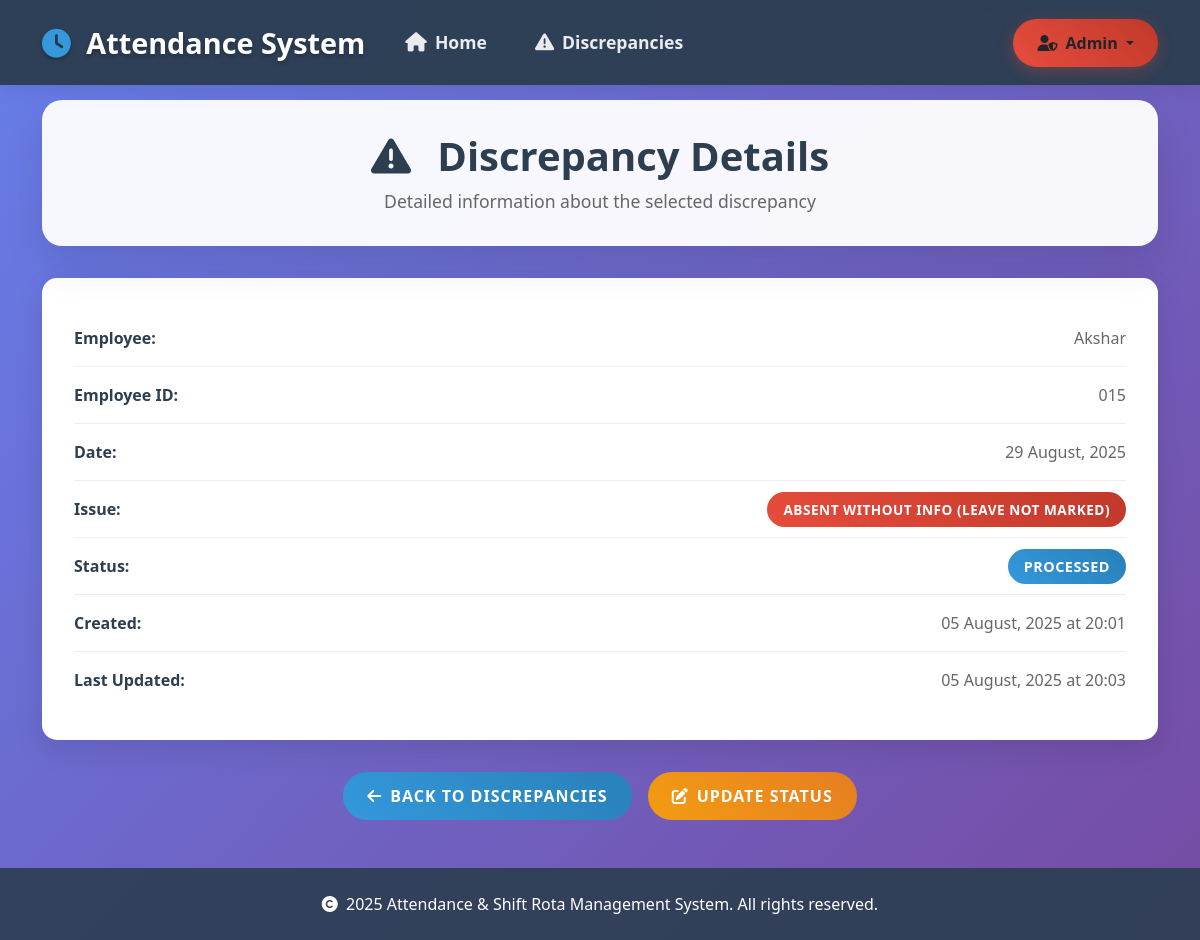
Screenshot of /exception/21/details (signed in) with the database file from the repository.
### Sarthak-final-main/models.py (models this page shows)
class Employee(db.Model):
    id = db.Column(db.Integer, primary_key=True)
    emp_id = db.Column(db.String(20), unique=True, nullable=False)
    name = db.Column(db.String(100), nullable=False)
    designation = db.Column(db.String(100))
    location = db.Column(db.String(100))
    department = db.Column(db.String(100))
    grade = db.Column(db.String(50))
    status = db.Column(db.String(20), default='active')

class ExceptionReport(db.Model):
    id = db.Column(db.Integer, primary_key=True)
    employee_id = db.Column(db.Integer, db.ForeignKey('employee.id'))
    date = db.Column(db.Date, nullable=False)
    issue = db.Column(db.String(200))
    status = db.Column(db.String(20), default='pending')  # pending, processed, resolved
    notes = db.Column(db.Text)  # For admin comments/notes
    created_at = db.Column(db.DateTime, default=db.func.current_timestamp())
    updated_at = db.Column(db.DateTime, default=db.func.current_timestamp(), onupdate=db.func.current_timestamp())

### Sarthak-final-main/app.py (the view)
@app.route('/exception/<int:exception_id>/details')
@admin_required
def exception_details(exception_id):
    exception = db.session.query(ExceptionReport, Employee).join(
        Employee, ExceptionReport.employee_id==Employee.id
    ).filter(ExceptionReport.id == exception_id).first_or_404()
    return render_template('exception_details.html', exception=exception)

### Sarthak-final-main/app.py (called while the page is built)
def admin_required(f):
    from functools import wraps
    @wraps(f)
    def decorated_function(*args, **kwargs):
        if not session.get('admin'):
            flash('Admin login required.', 'danger')
            return redirect(url_for('admin_login'))
        login_time = session.get('login_time')
        if login_time:
            try:
                login_datetime = datetime.fromisoformat(login_time)
                if datetime.now() - login_datetime > timedelta(hours=8):
                    session.clear()
                    flash('Session expired. Please login again.', 'warning')
                    return redirect(url_for('admin_login'))
            except ValueError:
                pass  # If login_time is invalid, continue
        return f(*args, **kwargs)
    return decorated_function

def is_admin_logged_in():
    return session.get('admin', False)

### Sarthak-final-main/templates/exception_details.html (shortened to what this page needs)
<!DOCTYPE html>
<html lang="en">
<head>
    <link href="https://cdn.jsdelivr.net/npm/bootstrap@5.3.0/dist/css/bootstrap.min.css" rel="stylesheet">
    <link href="https://cdnjs.cloudflare.com/ajax/libs/font-awesome/6.4.0/css/all.min.css" rel="stylesheet">
</head>
<body>
    <nav class="navbar navbar-expand-lg navbar-dark fixed-top">
        <div class="container">
            <a class="navbar-brand" href="/">
                <i class="fas fa-clock"></i>
                Attendance System
            </a>
            <div class="collapse navbar-collapse" id="navbarNav">
                <ul class="navbar-nav me-auto mb-2 mb-lg-0">
                    <li class="nav-item">
                        <a class="nav-link" href="/">
                            <i class="fas fa-home"></i>Home
                        </a>
                    </li>
                    <li class="nav-item">
                        <a class="nav-link" href="/exceptions">
                            <i class="fas fa-exclamation-triangle"></i>Discrepancies
                        </a>
                    </li>
                </ul>
                {% if is_admin_logged_in() %}
                    <div class="dropdown">
                        <button class="btn btn-admin dropdown-toggle" type="button" id="adminDropdown" data-bs-toggle="dropdown" aria-expanded="false">
                            <i class="fas fa-user-shield"></i>Admin
                        </button>
                    </div>
                {% else %}
                    <a href="/admin/login" class="btn btn-admin">
                        <i class="fas fa-user-shield"></i>Admin Login
                    </a>
                {% endif %}
            </div>
        </div>
    </nav>
    <div class="container" style="margin-top: 100px;">
        <div class="page-header">
            <h1 class="page-title">
                <i class="fas fa-exclamation-triangle me-3"></i>
                Discrepancy Details
            </h1>
            <p class="page-subtitle">
                Detailed information about the selected discrepancy
            </p>
        </div>
        <div class="detail-card">
            <div class="detail-row">
                <span class="detail-label">Employee:</span>
                <span class="detail-value">{{ exception[1].name }}</span>
            </div>
            <div class="detail-row">
                <span class="detail-label">Employee ID:</span>
                <span class="detail-value">{{ exception[1].emp_id }}</span>
            </div>
            <div class="detail-row">
                <span class="detail-label">Date:</span>
                <span class="detail-value">{{ exception[0].date.strftime('%d %B, %Y') }}</span>
            </div>
            <div class="detail-row">
                <span class="detail-label">Issue:</span>
                <span class="detail-value">
                    {% if 'Late' in exception[0].issue %}
                        <span class="issue-badge issue-late">{{ exception[0].issue }}</span>
                    {% elif 'Absent' in exception[0].issue %}
                        <span class="issue-badge issue-absent">{{ exception[0].issue }}</span>
                    {% elif 'mismatch' in exception[0].issue %}
                        <span class="issue-badge issue-mismatch">{{ exception[0].issue }}</span>
                    {% else %}
                        <span class="issue-badge issue-general">{{ exception[0].issue }}</span>
                    {% endif %}
                </span>
            </div>
            <div class="detail-row">
                <span class="detail-label">Status:</span>
                <span class="detail-value">
                    <span class="status-badge status-{{ exception[0].status }}">
                        {{ exception[0].status.title() }}
                    </span>
                </span>
            </div>
            <div class="detail-row">
                <span class="detail-label">Created:</span>
                <span class="detail-value">{{ exception[0].created_at.strftime('%d %B, %Y at %H:%M') if exception[0].created_at else 'N/A' }}</span>
            </div>
            <div class="detail-row">
                <span class="detail-label">Last Updated:</span>
                <span class="detail-value">{{ exception[0].updated_at.strftime('%d %B, %Y at %H:%M') if exception[0].updated_at else 'N/A' }}</span>
            </div>
        </div>
        <div class="action-buttons">
            <a href="/exceptions" class="btn-custom btn-info-custom">
                <i class="fas fa-arrow-left me-2"></i>Back to Discrepancies
            </a>
            {% if is_admin_logged_in() %}
                <button type="button" class="btn-custom btn-warning-custom" data-bs-toggle="modal" data-bs-target="#updateModal">
                    <i class="fas fa-edit me-2"></i>Update Status
                </button>
            {% endif %}
        </div>
    </div>
    <footer class="text-center py-4 mt-5" style="background: rgba(44, 62, 80, 0.9); color: white;">
        <div class="container">
            <p class="mb-0">
                <i class="fas fa-copyright me-1"></i>
                                        2025 Attendance & Shift Rota Management System. All rights reserved.
            </p>
        </div>
    </footer>
</body>
</html>

### Sarthak-final-main/templates/exception_details.html (style rules this page uses)
:root { --primary-color: #2c3e50; --secondary-color: #3498db; --accent-color: #e74c3c; --success-color: #27ae60; --warning-color: #f39c12; --light-bg: #f8f9fa; --dark-bg: #2c3e50; }
body { font-family: 'Segoe UI', Tahoma, Geneva, Verdana, sans-serif; background: linear-gradient(135deg, #667eea 0%, #764ba2 100%); min-height: 100vh; }
.navbar { background: rgba(44, 62, 80, 0.95) !important; backdrop-filter: blur(10px); box-shadow: 0 2px 20px rgba(0,0,0,0.1); padding: 1rem 0; }
.navbar-brand { font-weight: 700; font-size: 1.8rem; color: #fff !important; text-shadow: 0 2px 4px rgba(0,0,0,0.3); }
.navbar-brand i { color: #3498db; margin-right: 0.5rem; }
.nav-link { font-weight: 600; font-size: 1.1rem; transition: all 0.3s ease; position: relative; padding: 0.75rem 1.2rem !important; margin: 0 0.3rem; border-radius: 8px; color: rgba(255, 255, 255, 0.9) !important; }
.nav-link i { margin-right: 0.5rem; font-size: 1.2rem; }
.page-header { background: rgba(255, 255, 255, 0.95); border-radius: 20px; padding: 2rem; margin: 2rem 0; box-shadow: 0 20px 40px rgba(0,0,0,0.1); backdrop-filter: blur(10px); }
.page-title { font-size: 2.5rem; font-weight: 700; color: var(--primary-color); margin-bottom: 0.5rem; text-align: center; }
.page-subtitle { font-size: 1.1rem; color: #666; text-align: center; margin-bottom: 0; }
.detail-card { background: white; border-radius: 15px; padding: 2rem; box-shadow: 0 10px 30px rgba(0,0,0,0.1); margin: 2rem 0; }
.status-badge { padding: 0.5rem 1rem; border-radius: 50px; font-size: 0.9rem; font-weight: 600; text-transform: uppercase; letter-spacing: 0.5px; }
.status-processed { background: linear-gradient(45deg, #3498db, #2980b9); color: white; }
.issue-badge { padding: 0.5rem 1rem; border-radius: 50px; font-size: 0.85rem; font-weight: 600; text-transform: uppercase; letter-spacing: 0.5px; }
.issue-absent { background: linear-gradient(45deg, #e74c3c, #c0392b); color: white; }
.btn-custom { padding: 12px 24px; border-radius: 25px; font-weight: 600; text-transform: uppercase; letter-spacing: 1px; transition: all 0.3s ease; border: none; position: relative; overflow: hidden; text-decoration: none; display: inline-block; }
.btn-info-custom { background: linear-gradient(45deg, #3498db, #2980b9); color: white; }
.btn-warning-custom { background: linear-gradient(45deg, #f39c12, #e67e22); color: white; }
.btn-admin { background: linear-gradient(45deg, #e74c3c, #c0392b); border: none; padding: 0.75rem 1.5rem; border-radius: 25px; font-weight: 600; font-size: 1rem; transition: all 0.3s ease; box-shadow: 0 4px 15px rgba(231, 76, 60, 0.3); }
.btn-admin i { margin-right: 0.5rem; }
.detail-row { display: flex; justify-content: space-between; align-items: center; padding: 1rem 0; border-bottom: 1px solid #eee; }
.detail-row:last-child { border-bottom: none; }
.detail-label { font-weight: 600; color: var(--primary-color); min-width: 150px; }
.detail-value { color: #666; text-align: right; }
.action-buttons { display: flex; gap: 1rem; justify-content: center; margin: 2rem 0; flex-wrap: wrap; }

### rows the page displays
Employee: name "Akshar", emp "015"
ExceptionReport: date "29 August, 2025", issue "ABSENT WITHOUT INFO (LEAVE NOT MARKED)", status "PROCESSED", created_at "05 August, 2025 at 20:01", updated_at "05 August, 2025 at 20:03"
